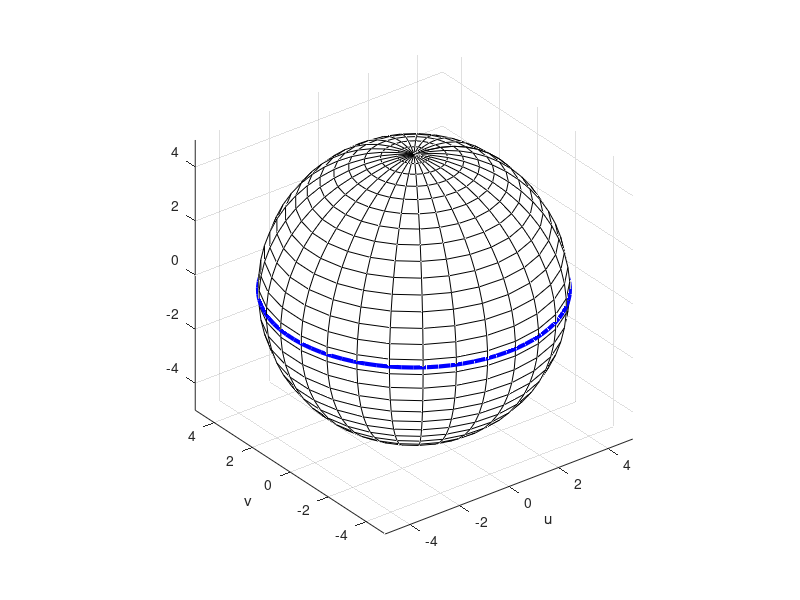

The MATLAB script that drew this image:
map= [0,0,0;0,0,0;0,0,0];
colormap(map);
r = 5;
fx = @(u,v) r.*cos (u) .* cos (v);
fy = @(u,v) r.*sin (u) .* cos (v);
fz = @(u,v) r.*sin (v);
ezmesh (fx, fy, fz, [0, 2*pi, -pi/2, pi/2], 30);
hold on
t = linspace(0,2.*pi,80);
cX = r.* cos(t);
cY = r.* sin(t);
plot3(cX,cY,'b','linewidth',3);
axis equal;
title (" ");
